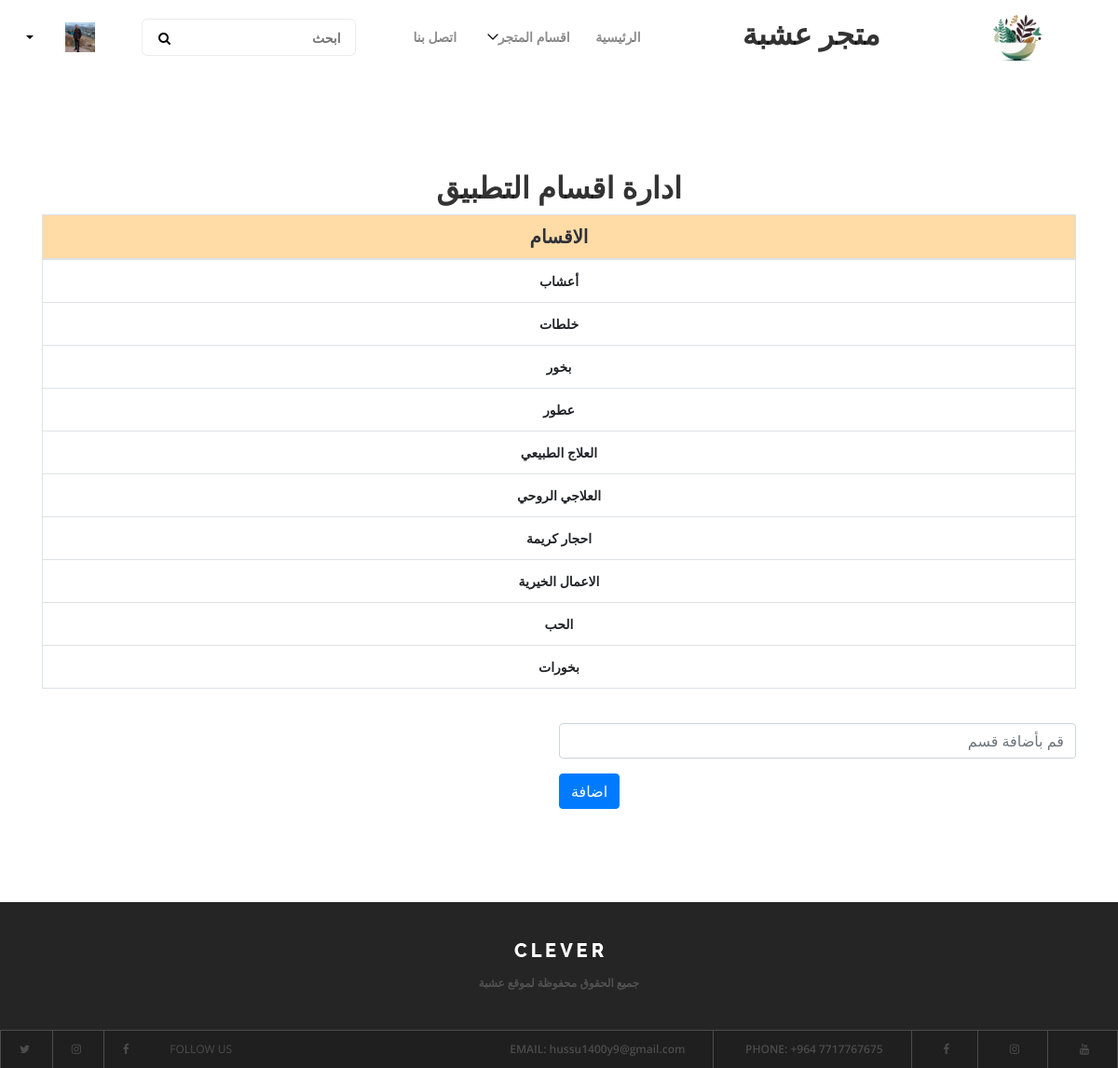
The page /catmanage/ (signed in) on the database as committed earlier.
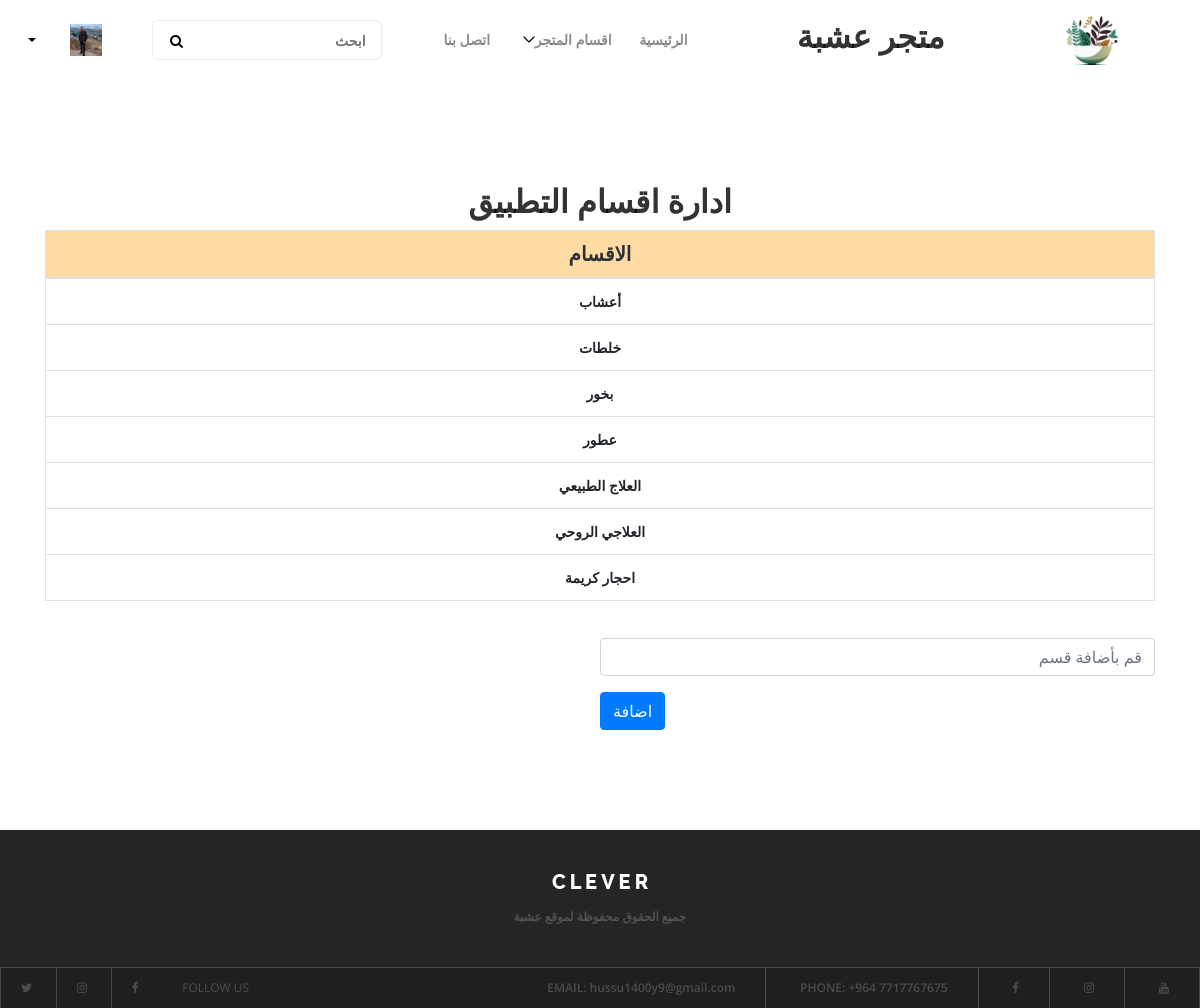
The same page on the database as committed later.
### products/models.py (models this page shows, shortened)
class Category(models.Model):
    cat_name = models.CharField(max_length=150)

### products/views.py (the view)
# urls.py: path('catmanage/',Cating,name="cating"),
def Cating(request):
    if request.user.is_authenticated:
        if request.user.is_staff:
            user = Profile.objects.get(user_id= request.user)
            category = Category.objects.all()
            if request.method == "POST":
                ct =request.POST.get('catname')
                print(ct)
                newcat=Category(cat_name=ct)
                newcat.save()
                return redirect ('cating')
            return render(request,'catsmanage.html',{'cats':category,'users':user})
        else:
            return redirect ('home')
    else:
        return redirect ('home')

### products/templates/catsmanage.html (shortened to what this page needs)
{% extends 'base.html' %}
                {% block container %}
<div class="container">
    <h2 class="text-center">ادارة اقسام التطبيق</h2>
    <table class="table table-bordered" >
        <thead class="tab-menu-heading">
            <tr>
                <th class="text-center font-weight-bold" style="font-size:20px;background-color: #FFDBA6">الاقسام</th>
            </tr>
        </thead>
        <tbody>
            {% for cat in cats %}
            <tr>
                <td style="font-weight:800" class="text-center">{{cat.cat_name}}</td>
            </tr>
{% endfor %}
        </tbody>
    </table>
    <form method="POST" style="width:50%">
        <div class="form-group">
        <br>
            <input type="text" class="form-control" name="catname" placeholder="قم بأضافة قسم">
        </div>
        <button type="submit" class="btn btn-primary">اضافة</button>
    </form>
</div>
{% endblock container %}

Rows that differ between the two databases and show on the page:
removed Category: cat_name "الاعمال الخيرية"
removed Category: cat_name "الحب"
removed Category: cat_name "بخورات"
